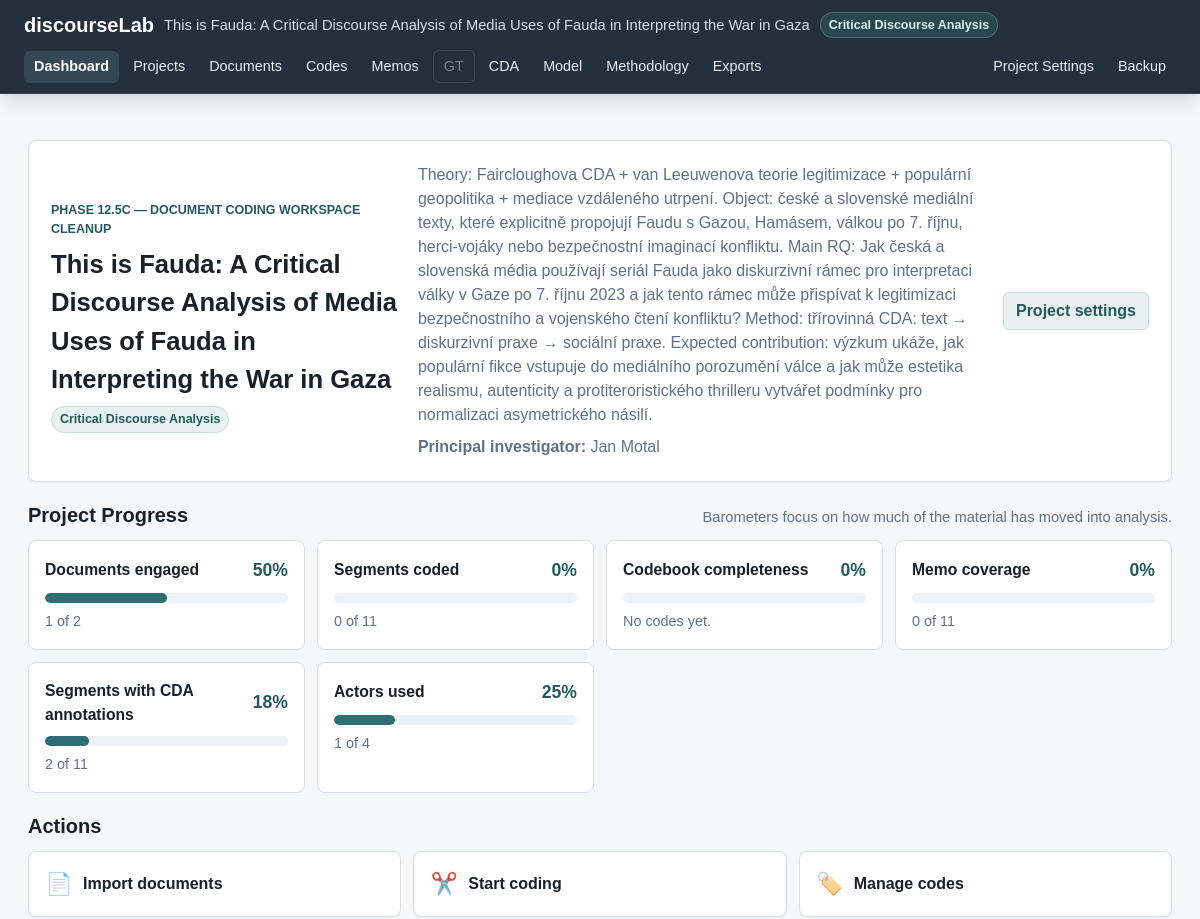
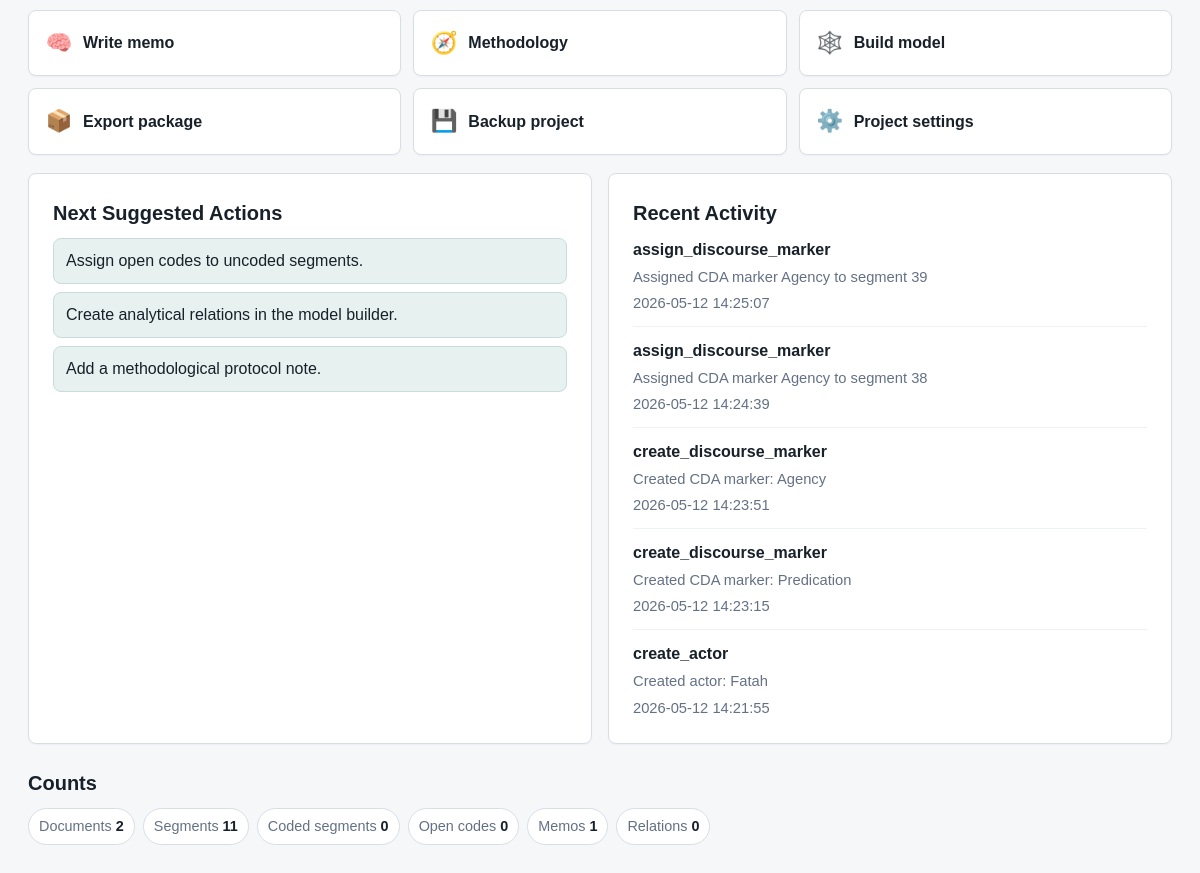
The page / on the database its author committed (2 pictures, top to bottom).
### tables this page shows
CREATE TABLE projects (
    id INTEGER PRIMARY KEY AUTOINCREMENT,
    name TEXT NOT NULL,
    description TEXT,
    created_at TEXT NOT NULL DEFAULT CURRENT_TIMESTAMP,
    updated_at TEXT NOT NULL DEFAULT CURRENT_TIMESTAMP
, methodology_mode TEXT NOT NULL DEFAULT 'mixed', status TEXT NOT NULL DEFAULT 'active', last_opened_at TEXT, research_goal TEXT, principal_investigator TEXT);

CREATE TABLE audit_log (
    id INTEGER PRIMARY KEY AUTOINCREMENT,
    project_id INTEGER,
    entity_type TEXT NOT NULL,
    entity_id INTEGER,
    action TEXT NOT NULL,
    details TEXT,
    created_at TEXT NOT NULL DEFAULT CURRENT_TIMESTAMP,
    FOREIGN KEY (project_id) REFERENCES projects (id) ON DELETE SET NULL
);

### app.py (the view)
    @app.route("/")
    def dashboard():
        active_project = get_active_project()
        counts = get_dashboard_counts(active_project["id"])
        audit_entries = get_latest_audit_entries(active_project["id"])
        methodology_counts = get_methodology_note_counts(active_project["id"])
        progress_barometers = get_dashboard_progress_barometers(active_project, counts)
        first_document_id = get_first_document_id(active_project["id"])
        return render_template(
            "dashboard.html",
            title="Dashboard",
            active_page="dashboard",
            active_project=active_project,
            counts=counts,
            audit_entries=audit_entries,
            methodology_counts=methodology_counts,
            progress_barometers=progress_barometers,
            suggested_actions=get_dashboard_suggestions(
                active_project, counts, methodology_counts, progress_barometers
            ),
            first_document_id=first_document_id,
            current_phase=CURRENT_PHASE_LABEL,
            memo_type_labels=MEMO_TYPES,
            memo_status_labels=MEMO_STATUSES,
        )

### app.py (called while the page is built)
def get_db() -> sqlite3.Connection:
    if "db" not in g:
        g.db = sqlite3.connect(DATABASE)
        g.db.row_factory = sqlite3.Row
        g.db.execute("PRAGMA foreign_keys = ON")
    return g.db

def query_one(sql: str, params: tuple = ()) -> sqlite3.Row | None:
    return get_db().execute(sql, params).fetchone()

def query_all(sql: str, params: tuple = ()) -> list[sqlite3.Row]:
    return get_db().execute(sql, params).fetchall()

def get_project(project_id: int) -> sqlite3.Row | None:
    return query_one(
        """
        SELECT id, name, description, methodology_mode, status, last_opened_at,
               research_goal, principal_investigator, created_at, updated_at
        FROM projects
        WHERE id = ? AND status != 'deleted'
        """,
        (project_id,),
    )

def project_supports_gt(project: sqlite3.Row | dict) -> bool:
    return project["methodology_mode"] in {"gt", "mixed"}

def project_supports_cda(project: sqlite3.Row | dict) -> bool:
    return project["methodology_mode"] in {"cda", "mixed"}

def percent(numerator: int, denominator: int) -> int:
    if denominator <= 0:
        return 0
    return round((numerator / denominator) * 100)

def dashboard_barometer(
    label: str,
    numerator: int,
    denominator: int,
    zero_text: str,
) -> dict[str, int | str]:
    return {
        "label": label,
        "numerator": numerator,
        "denominator": denominator,
        "percent": percent(numerator, denominator),
        "summary": zero_text if denominator == 0 else f"{numerator} of {denominator}",
    }

def get_first_document_id(project_id: int) -> int | None:
    row = query_one(
        """
        SELECT id
        FROM documents
        WHERE project_id = ?
        ORDER BY datetime(created_at), id
        LIMIT 1
        """,
        (project_id,),
    )
    return row["id"] if row else None

def count_documents_with_segments(project_id: int) -> int:
    return query_one(
        """
        SELECT COUNT(DISTINCT documents.id) AS count
        FROM documents
        JOIN segments ON segments.document_id = documents.id
        WHERE documents.project_id = ?
        """,
        (project_id,),
    )["count"]

def count_codes_with_definitions(project_id: int) -> int:
    return query_one(
        """
        SELECT COUNT(*) AS count
        FROM codes
        WHERE project_id = ?
          AND definition IS NOT NULL
          AND TRIM(definition) != ''
        """,
        (project_id,),
    )["count"]

### templates/dashboard.html
{% extends "base.html" %}
{% block content %}
<section class="dashboard-hero">
    <article class="project-card">
        <div>
            <p class="eyebrow">{{ current_phase }}</p>
            <h1>{{ active_project.name }}</h1>
            <span class="methodology-badge">{{ methodology_mode_labels[active_project.methodology_mode] }}</span>
        </div>
        <div class="project-card-summary">
            <p>{{ active_project.research_goal or active_project.description or "No research goal yet." }}</p>
            <p><strong>Principal investigator:</strong> {{ active_project.principal_investigator or "Not specified" }}</p>
        </div>
        <a class="button-secondary" href="{{ url_for('edit_project', project_id=active_project.id) }}">Project settings</a>
    </article>
</section>
<section class="dashboard-section">
    <div class="section-heading">
        <h2>Project Progress</h2>
        <p>Barometers focus on how much of the material has moved into analysis.</p>
    </div>
    <div class="progress-grid">
        {% for item in progress_barometers %}
            <article class="progress-card">
                <div class="progress-card-header">
                    <h3>{{ item.label }}</h3>
                    <span>{{ item.percent }}%</span>
                </div>
                <div class="progress-bar" aria-label="{{ item.label }}: {{ item.percent }}%">
                    <span style="width: {{ item.percent }}%"></span>
                </div>
                <p>{{ item.summary }}</p>
            </article>
        {% endfor %}
    </div>
</section>
<section class="dashboard-section">
    <div class="section-heading">
        <h2>Actions</h2>
    </div>
    <div class="action-grid">
        <a class="dashboard-action" href="{{ url_for('documents') }}"><span>📄</span>Import documents</a>
        <a class="dashboard-action" href="{{ url_for('document_view', document_id=first_document_id) if first_document_id else url_for('documents') }}"><span>✂️</span>Start coding</a>
        <a class="dashboard-action" href="{{ url_for('codes') }}"><span>🏷️</span>Manage codes</a>
        <a class="dashboard-action" href="{{ url_for('memos') }}"><span>🧠</span>Write memo</a>
        <a class="dashboard-action" href="{{ url_for('methodology') }}"><span>🧭</span>Methodology</a>
        <a class="dashboard-action" href="{{ url_for('model_builder') }}"><span>🕸️</span>Build model</a>
        <a class="dashboard-action" href="{{ url_for('exports') }}"><span>📦</span>Export package</a>
        <a class="dashboard-action" href="{{ url_for('export_project_backup') }}"><span>💾</span>Backup project</a>
        <a class="dashboard-action" href="{{ url_for('edit_project', project_id=active_project.id) }}"><span>⚙️</span>Project settings</a>
    </div>
</section>
<section class="dashboard-grid dashboard-grid-compact">
    <article class="info-panel">
        <h2>Next Suggested Actions</h2>
        {% if suggested_actions %}
            <ul class="suggestion-list">
                {% for suggestion in suggested_actions %}
                    <li>{{ suggestion }}</li>
                {% endfor %}
            </ul>
        {% else %}
            <p>The main setup signals are complete. Continue coding, memoing, and modeling your analysis.</p>
        {% endif %}
    </article>
    <article class="info-panel">
        <h2>Recent Activity</h2>
        {% if audit_entries %}
            <ul class="audit-list">
                {% for entry in audit_entries %}
                    <li>
                        <span class="audit-action">{{ entry.action }}</span>
                        <span class="audit-details">{{ entry.details }}</span>
                        <span class="audit-time">{{ entry.created_at }}</span>
                    </li>
                {% endfor %}
            </ul>
        {% else %}
            <p>No audit log entries yet.</p>
        {% endif %}
    </article>
</section>
<section class="dashboard-section raw-counts">
    <div class="section-heading">
        <h2>Counts</h2>
    </div>
    <div class="compact-count-grid">
        <span>Documents <strong>{{ counts.documents }}</strong></span>
        <span>Segments <strong>{{ counts.segments }}</strong></span>
        <span>Coded segments <strong>{{ counts.coded_segments }}</strong></span>
        <span>Open codes <strong>{{ counts.open_codes }}</strong></span>
        <span>Memos <strong>{{ counts.memos }}</strong></span>
        <span>Relations <strong>{{ counts.relations }}</strong></span>
    </div>
</section>
{% endblock %}

### templates/base.html (shortened to what this page needs)
<!doctype html>
<html lang="en">
<head>
    <link rel="stylesheet" href="{{ url_for('static', filename='style.css') }}">
</head>
<body>
    <div class="app-shell">
        <header class="topbar" aria-label="Application navigation">
            <div class="topbar-brand">
                <a class="app-name" href="{{ url_for('dashboard') }}">discourseLab</a>
                <span class="app-project">{{ active_project.name if active_project else "No active project" }}</span>
                {% if active_project %}
                    <span class="methodology-badge">{{ methodology_mode_labels[active_project.methodology_mode] }}</span>
                {% endif %}
            </div>
            <nav class="top-nav" aria-label="Main navigation">
                <a href="{{ url_for('dashboard') }}" class="{{ 'active' if active_page == 'dashboard' else '' }}">Dashboard</a>
                <a href="{{ url_for('projects') }}" class="{{ 'active' if active_page == 'projects' else '' }}">Projects</a>
                <a href="{{ url_for('documents') }}" class="{{ 'active' if active_page == 'documents' else '' }}">Documents</a>
                <a href="{{ url_for('codes') }}" class="{{ 'active' if active_page == 'codes' else '' }}">Codes</a>
                <a href="{{ url_for('memos') }}" class="{{ 'active' if active_page == 'memos' else '' }}">Memos</a>
                {% if supports_gt %}
                    <a href="{{ url_for('gt_workspace') }}" class="{{ 'active' if active_page == 'gt' else '' }}">GT</a>
                {% else %}
                    <span class="nav-disabled">GT</span>
                {% endif %}
                {% if supports_cda %}
                    <a href="{{ url_for('cda_workspace') }}" class="{{ 'active' if active_page == 'cda' else '' }}">CDA</a>
                {% else %}
                    <span class="nav-disabled">CDA</span>
                {% endif %}
                <a href="{{ url_for('model_builder') }}" class="{{ 'active' if active_page == 'model' else '' }}">Model</a>
                <a href="{{ url_for('methodology') }}" class="{{ 'active' if active_page == 'methodology' else '' }}">Methodology</a>
                <a href="{{ url_for('exports') }}" class="{{ 'active' if active_page == 'exports' else '' }}">Exports</a>
            </nav>
            {% if active_project %}
                <nav class="top-nav top-nav-actions" aria-label="Project actions">
                    <a href="{{ url_for('edit_project', project_id=active_project.id) }}">Project Settings</a>
                    <a href="{{ url_for('export_project_backup') }}">Backup</a>
                </nav>
            {% endif %}
        </header>
        <main class="content">
            {% block content %}{% endblock %}
        </main>
    </div>
</body>
</html>

### rows shown on the page
projects: name "This is Fauda: A Critical Discourse Analysis of Media Uses of Fauda in Interpreting the War in Gaza", methodology_mode "Critical Discourse Analysis", research_goal "Theory: Faircloughova CDA + van Leeuwenova teorie legitimizace + populární geopolitika + mediace vzdáleného utrpení. Object: české a slovenské mediální texty, které explicitně propojují Faudu s Gazou, Hamásem, válkou po 7. říjnu, herci-vojáky nebo bezpečnostní imaginací konfliktu. Main RQ: Jak česká a slovenská média používají seriál Fauda jako diskurzivní rámec pro interpretaci války v Gaze po 7. říjnu 2023 a jak tento rámec může přispívat k legitimizaci bezpečnostního a vojenského čtení konfliktu? Method: třírovinná CDA: text → diskurzivní praxe → sociální praxe. Expected contribution: výzkum ukáže, jak populární fikce vstupuje do mediálního porozumění válce a jak může estetika realismu,…", principal_investigator "Jan Motal"
audit_log: action "assign_discourse_marker", details "Assigned CDA marker Agency to segment 39", created_at "2026-05-12 14:25:07"
audit_log: action "assign_discourse_marker", details "Assigned CDA marker Agency to segment 38", created_at "2026-05-12 14:24:39"
audit_log: action "create_discourse_marker", details "Created CDA marker: Agency", created_at "2026-05-12 14:23:51"
audit_log: action "create_discourse_marker", details "Created CDA marker: Predication", created_at "2026-05-12 14:23:15"
audit_log: action "create_actor", details "Created actor: Fatah", created_at "2026-05-12 14:21:55"

### other values the page prints
{{ current_phase }} "PHASE 12.5C — DOCUMENT CODING WORKSPACE CLEANUP"
{{ item.label }} "Documents engaged" "Segments coded" "Codebook completeness" "Memo coverage" "Segments with CDA annotations" "Actors used"
{{ item.percent }} "50" "0" "0" "0" "18" "25"
{{ item.summary }} "1 of 2" "0 of 11" "No codes yet." "0 of 11" "2 of 11" "1 of 4"
{{ suggestion }} "Assign open codes to uncoded segments." "Create analytical relations in the model builder." "Add a methodological protocol note."
{{ counts.documents }} "2"
{{ counts.segments }} "11"
{{ counts.coded_segments }} "0"
{{ counts.open_codes }} "0"
{{ counts.memos }} "1"
{{ counts.relations }} "0"
